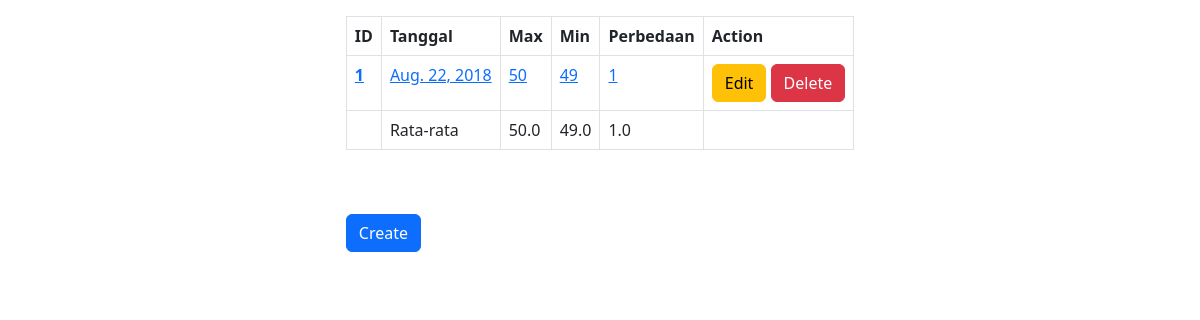
/, run on an earlier commit of the app's database.
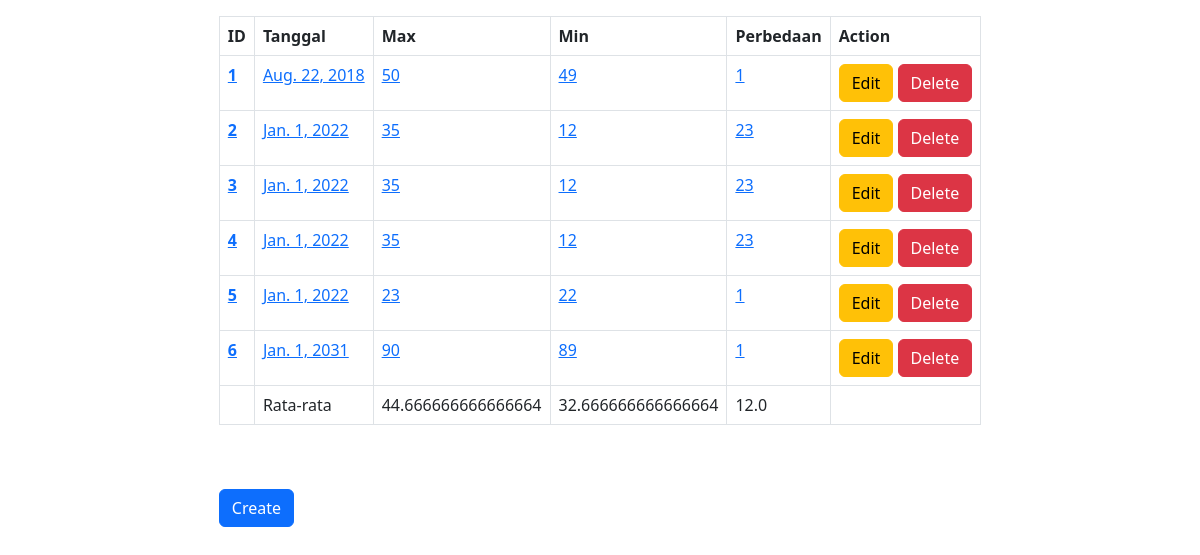
And on a later commit of the database.
### main/models.py (models this page shows, shortened)
class ToDoList(models.Model):
    date = models.DateField()
    max = models.IntegerField()
    min = models.IntegerField()
    diff = models.IntegerField()

### main/views.py (the view)
# urls.py: 2. Add a URL to urlpatterns:  path('', views.home, name='home')
def home(response):
    datas = ToDoList.objects.all()
    maksAvg = datas.aggregate(Avg('max'))
    minAvg = datas.aggregate(Avg('min'))
    diffAvg = datas.aggregate(Avg('diff'))
    context = {'datas': datas, 'max' : maksAvg['max__avg'], 'min' : minAvg['min__avg'], 'diff' : diffAvg['diff__avg']}
    return render(response, "main/home.html", context)

### main/templates/main/home.html (shortened to what this page needs)
{% extends 'main/base.html' %}
{% block content %}
<div class="row justify-content-center">
    <div class="col-auto">
          <table class="table table-responsive">
                {% if datas %}
                <table class="table table-bordered border-black">
                    <thead>
                        <tr>
                            <th scope="col">ID</th>
                            <th scope="col">Tanggal</th>
                            <th scope="col">Max</th>
                            <th scope="col">Min</th>
                            <th scope="col">Perbedaan</th>
                            <th scope="col">Action</th>
                        </tr>
                    </thead>
                    <tbody>
                    {% for data in datas %}
                        <tr>
                            <th scope="row"><a href="{% url 'index' data.id %}">{{data.id}}</a></th>
                            <td><a href="{% url 'index' data.id %}">{{data.date}}</a></td>
                            <td><a href="{% url 'index' data.id %}">{{data.max}}</a></td>
                            <td><a href="{% url 'index' data.id %}">{{data.min}}</a></td>
                            <td><a href="{% url 'index' data.id %}">{{data.diff}}</a></td>
                            <td>
                                <a href="{% url 'update' data.id %}" class="btn btn-warning">Edit</a>
                                <form action="{% url 'delete' data.id%}" method="POST" class="d-inline"> {% csrf_token %}
                                    <input type="submit" class="btn btn-danger" value="Delete">
                                </form>
                            </td>
                        </tr>
                    {% endfor %}
                        <tr>
                            <td></td>
                            <td>Rata-rata</td>
                            <td>{{max}}</td>
                            <td>{{min}}</td>
                            <td>{{diff}}</td>
                            <td></td>
                        </tr>
                    </tbody>
                </table>
                {% else %}
                    <h4 class="text-center alert alert-warning">No Data Record</h4>
                {% endif %}
                <br><br>
                <form action={% url 'create' %} class="d-inline form-horizontal"> {% csrf_token %}
                    <input type="submit" class="btn btn-primary" value="Create">
                </form>
          </table>
    </div>
</div>
{% endblock %}

What changed in the data, as far as the page shows it:
added ToDoList: id "2", date "Jan. 1, 2022", max "35", min "12", diff "23"
added ToDoList: id "3", date "Jan. 1, 2022", max "35", min "12", diff "23"
added ToDoList: id "4", date "Jan. 1, 2022", max "35", min "12", diff "23"
added ToDoList: id "5", date "Jan. 1, 2022", max "23", min "22", diff "1"
added ToDoList: id "6", date "Jan. 1, 2031", max "90", min "89", diff "1"
Also different on the page:
{{ max }}: "50.0" → "44.666666666666664"
{{ min }}: "49.0" → "32.666666666666664"
{{ diff }}: "1.0" → "12.0"
